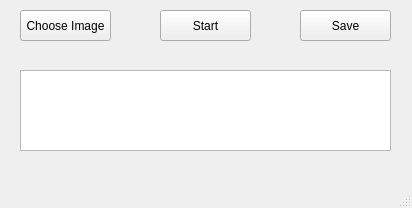
<?xml version="1.0" encoding="UTF-8"?>
<ui version="4.0">
 <class>MainWindow</class>
 <widget class="QMainWindow" name="MainWindow">
  <property name="geometry">
   <rect>
    <x>0</x>
    <y>0</y>
    <width>412</width>
    <height>208</height>
   </rect>
  </property>
  <property name="windowTitle">
   <string>MainWindow</string>
  </property>
  <widget class="QWidget" name="centralwidget">
   <widget class="QPushButton" name="cImage">
    <property name="geometry">
     <rect>
      <x>20</x>
      <y>10</y>
      <width>91</width>
      <height>31</height>
     </rect>
    </property>
    <property name="text">
     <string>Choose Image</string>
    </property>
   </widget>
   <widget class="QPushButton" name="start">
    <property name="geometry">
     <rect>
      <x>160</x>
      <y>10</y>
      <width>91</width>
      <height>31</height>
     </rect>
    </property>
    <property name="text">
     <string>Start</string>
    </property>
   </widget>
   <widget class="QPushButton" name="save">
    <property name="geometry">
     <rect>
      <x>300</x>
      <y>10</y>
      <width>91</width>
      <height>31</height>
     </rect>
    </property>
    <property name="text">
     <string>Save</string>
    </property>
   </widget>
   <widget class="QTextBrowser" name="Terminal">
    <property name="geometry">
     <rect>
      <x>20</x>
      <y>70</y>
      <width>371</width>
      <height>81</height>
     </rect>
    </property>
   </widget>
  </widget>
  <widget class="QMenuBar" name="menubar">
   <property name="geometry">
    <rect>
     <x>0</x>
     <y>0</y>
     <width>412</width>
     <height>21</height>
    </rect>
   </property>
  </widget>
  <widget class="QStatusBar" name="statusbar"/>
 </widget>
 <resources/>
 <connections/>
</ui>
